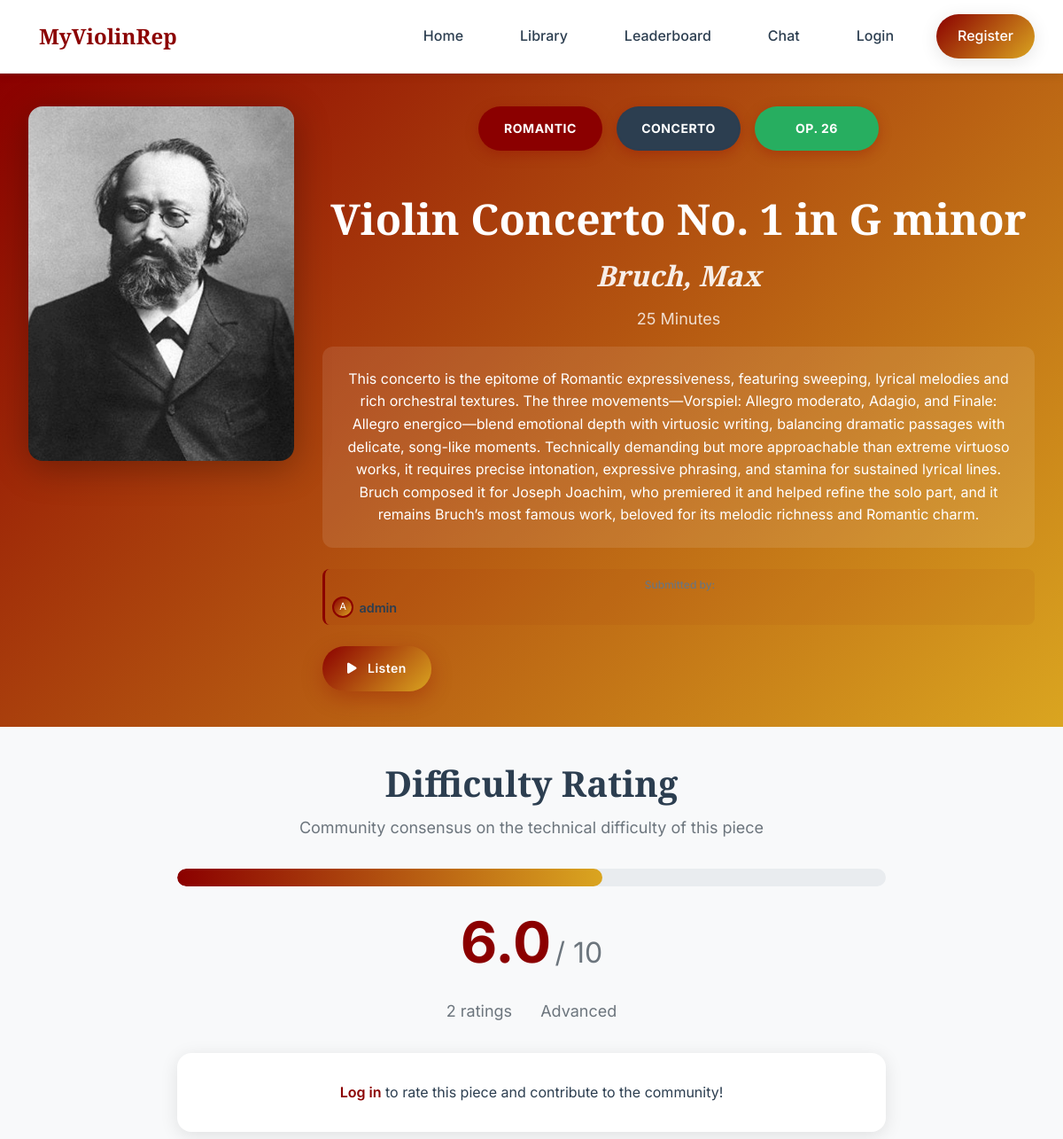
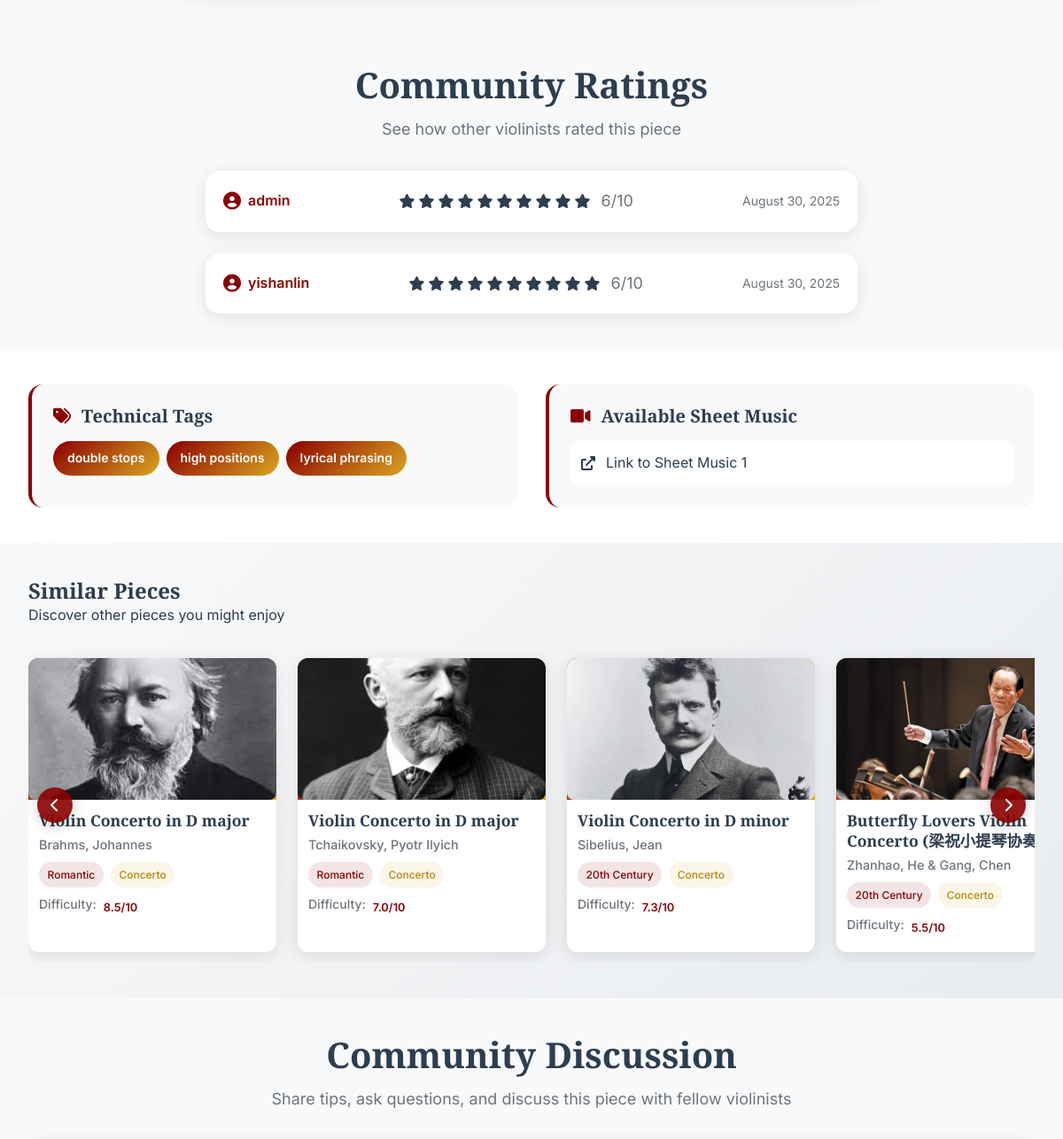
The app's page /piece/1 (upper part), older data (2 pictures, top to bottom).
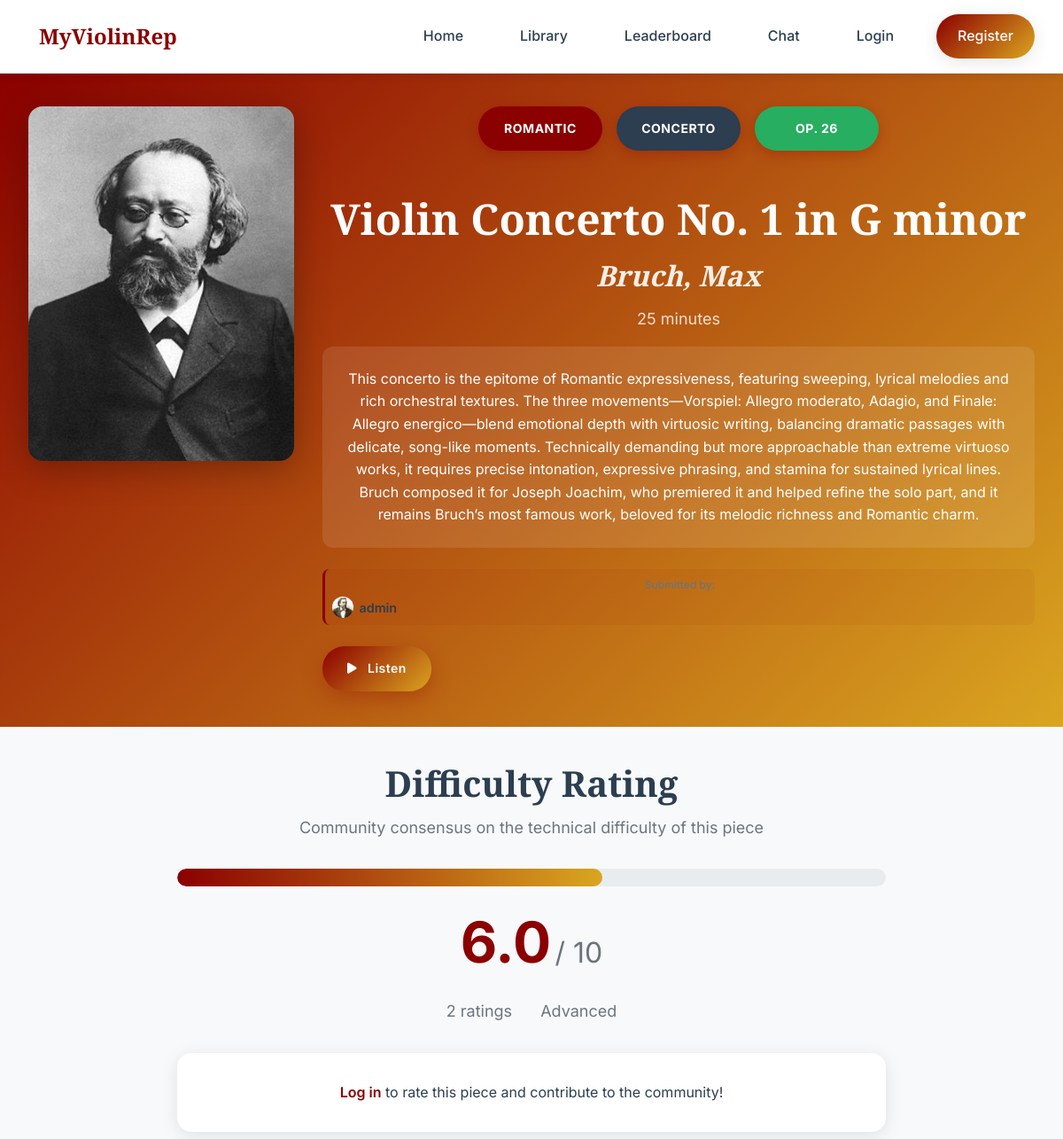
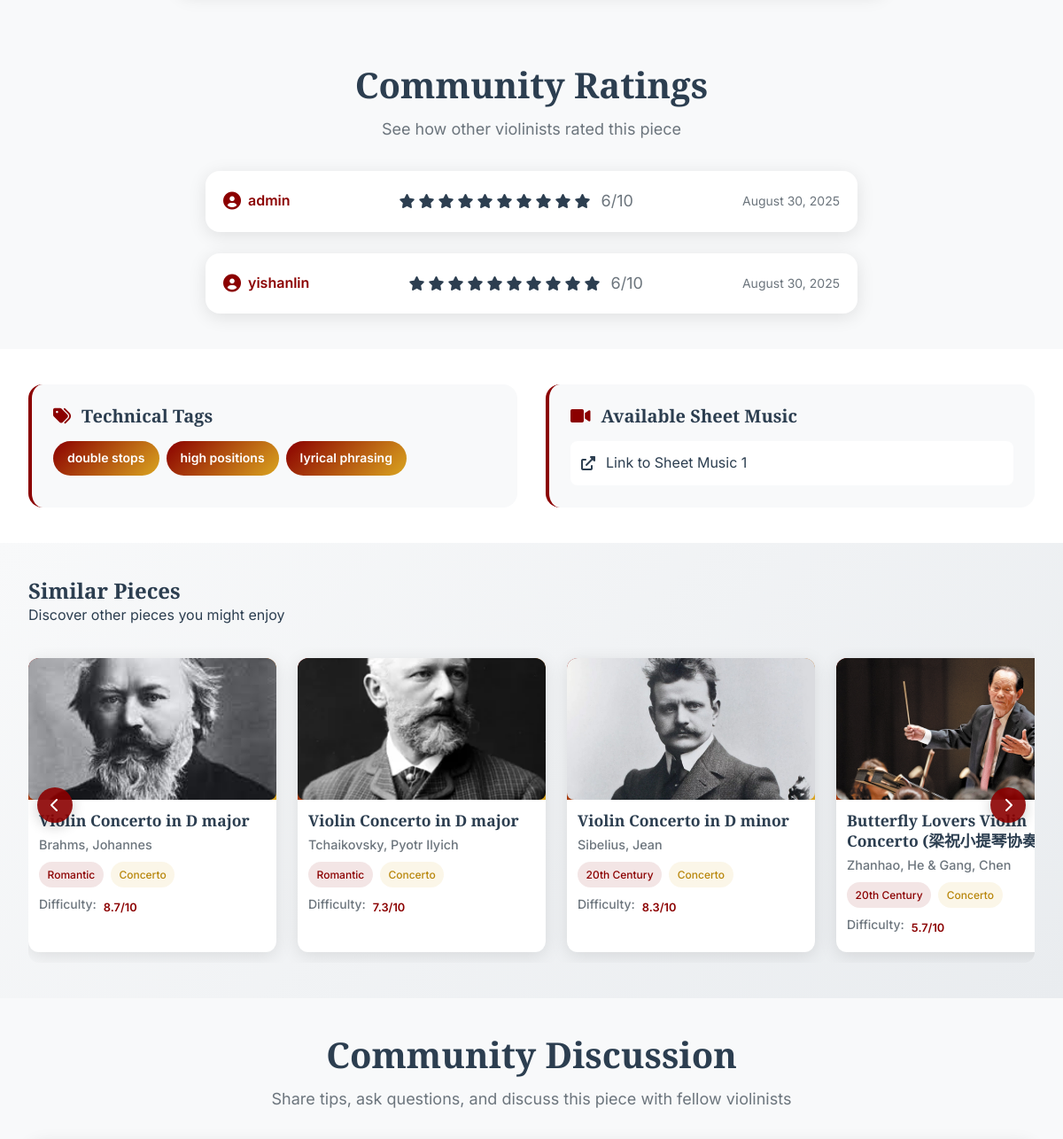
The same page, newer data (2 pictures, top to bottom).
### app.py (models this page shows)
class Piece(db.Model):
    id = db.Column(db.Integer, primary_key=True)
    title = db.Column(db.String(200), nullable=False)
    composer = db.Column(db.String(100), nullable=False)
    era = db.Column(db.String(50), nullable=False)
    genre = db.Column(db.String(100), nullable=False)
    opus = db.Column(db.String(100))
    length = db.Column(db.String(50))
    cover_image = db.Column(db.String(200))
    recording_link = db.Column(db.String(500))
    performance_links = db.Column(db.Text)  # JSON string
    technical_tags = db.Column(db.Text)  # JSON string
    difficulty_avg = db.Column(db.Float, default=0.0)
    total_ratings = db.Column(db.Integer, default=0)
    submitter_id = db.Column(db.Integer, db.ForeignKey('user.id'))
    is_approved = db.Column(db.Boolean, default=False)
    date_added = db.Column(db.DateTime, default=datetime.utcnow)
    description = db.Column(db.Text)
    ratings = db.relationship('Rating', backref='piece', lazy=True)
    comments = db.relationship('Comment', backref='piece', lazy=True)
    favorites = db.relationship('Favorite', backref='piece', lazy=True)

class User(UserMixin, db.Model):
    id = db.Column(db.Integer, primary_key=True)
    username = db.Column(db.String(80), unique=True, nullable=False)
    email = db.Column(db.String(120), unique=True, nullable=False)
    password_hash = db.Column(db.String(120), nullable=False)
    bio = db.Column(db.Text)
    avatar = db.Column(db.String(200))
    country = db.Column(db.String(100))
    currently_practicing = db.Column(db.String(200))
    join_date = db.Column(db.DateTime, default=datetime.utcnow)
    contribution_score = db.Column(db.Integer, default=0)
    forum_score = db.Column(db.Integer, default=0)
    ratings = db.relationship('Rating', backref='user', lazy=True)
    comments = db.relationship('Comment', backref='user', lazy=True)
    submissions = db.relationship('Piece', backref='submitter', lazy=True)
    sent_messages = db.relationship('Message', foreign_keys='Message.sender_id', backref='sender', lazy=True)
    received_messages = db.relationship('Message', foreign_keys='Message.recipient_id', backref='recipient', lazy=True)
    favorites = db.relationship('Favorite', backref='user', lazy=True)

class Rating(db.Model):
    id = db.Column(db.Integer, primary_key=True)
    user_id = db.Column(db.Integer, db.ForeignKey('user.id'), nullable=False)
    piece_id = db.Column(db.Integer, db.ForeignKey('piece.id'), nullable=False)
    difficulty_rating = db.Column(db.Integer, nullable=False)
    date_rated = db.Column(db.DateTime, default=datetime.utcnow)

### app.py (the view)
@app.route('/piece/<int:piece_id>')
def piece_detail(piece_id):
    piece = Piece.query.get_or_404(piece_id)
    comments = Comment.query.filter_by(piece_id=piece_id, parent_id=None).order_by(Comment.date_posted.desc()).all()
    user_rating = None
    comment_likes = {}
    user_likes = {}
    if current_user.is_authenticated:
        user_rating = Rating.query.filter_by(user_id=current_user.id, piece_id=piece_id).first()
        for comment in comments:
            like_count = CommentLike.query.filter_by(comment_id=comment.id).count()
            user_liked = CommentLike.query.filter_by(user_id=current_user.id, comment_id=comment.id).first() is not None
            comment_likes[comment.id] = like_count
            user_likes[comment.id] = user_liked
    else:
        for comment in comments:
            like_count = CommentLike.query.filter_by(comment_id=comment.id).count()
            comment_likes[comment.id] = like_count
            user_likes[comment.id] = False
    similar_pieces = find_similar_pieces(piece)
    return render_template('piece_detail.html',
                         piece=piece,
                         comments=comments,
                         user_rating=user_rating,
                         comment_likes=comment_likes,
                         user_likes=user_likes,
                         similar_pieces=similar_pieces)

### templates/piece_detail.html (shortened to what this page needs)
{% extends "base.html" %}
{% block content %}
<section class="piece-header">
    <div class="container">
        <div class="piece-banner">
            <div class="piece-cover-large">
                {% if piece.cover_image %}
                    <img src="{{ piece.cover_image }}" alt="{{ piece.title }}">
                {% else %}
                    <div class="piece-cover-placeholder-large">
                        <i class="fas fa-music"></i>
                    </div>
                {% endif %}
            </div>
            <div class="piece-info-main">
                <div class="piece-meta-badges">
                    <span class="meta-badge era">{{ piece.era }}</span>
                    <span class="meta-badge genre">{{ piece.genre }}</span>
                    {% if piece.opus %}
                        <span class="meta-badge opus">{{ piece.opus }}</span>
                    {% endif %}
                </div>
                <h1 class="piece-title-large">{{ piece.title }}</h1>
                <h2 class="piece-composer-large">{{ piece.composer }}</h2>
                {% if piece.length %}
                    <p class="piece-length-large">{{ piece.length }}</p>
                {% endif %}
                {% if piece.description %}
                    <div class="piece-description">
                        <p>{{ piece.description }}</p>
                    </div>
                {% endif %}
                <div class="piece-submitter-info">
                    <p class="submitter-label">Submitted by:</p>
                    <div class="submitter-details">
                        {% if piece.submitter %}
                            <a href="{{ url_for('profile', username=piece.submitter.username) }}" class="submitter-link">
                                {% if piece.submitter.avatar %}
                                    <img src="{{ piece.submitter.avatar }}" alt="{{ piece.submitter.username }}" class="submitter-avatar">
                                {% else %}
                                    <div class="submitter-avatar-placeholder" style="width: 24px; height: 24px; font-size: 0.7rem;">
                                        {{ piece.submitter.username[0].upper() }}
                                    </div>
                                {% endif %}
                                <span class="submitter-username">{{ piece.submitter.username }}</span>
                            </a>
                        {% else %}
                            <span class="submitter-unknown">Unknown</span>
                        {% endif %}
                    </div>
                </div>
                <div class="piece-actions-main">
                    {% if piece.recording_link %}
                        <a href="{{ piece.recording_link }}" target="_blank" class="btn btn-primary">
                            <i class="fas fa-play"></i> Listen
                        </a>
                    {% endif %}
                </div>
            </div>
        </div>
    </div>
</section>
<section class="difficulty-section">
    <div class="container">
        <div class="difficulty-container">
            <div class="difficulty-header">
                <h2>Difficulty Rating</h2>
                <p>Community consensus on the technical difficulty of this piece</p>
            </div>
            <div class="difficulty-display-large">
                <div class="difficulty-meter-large">
                    <div class="difficulty-fill-large" style="width: {{ (piece.difficulty_avg / 10) * 100 }}%"></div>
                </div>
                <div class="difficulty-score-large">
                    {% if piece.total_ratings > 0 %}
                        <span class="score-number">{{ "%.1f"|format(piece.difficulty_avg) }}</span>
                        <span class="score-label">/ 10</span>
                    {% else %}
                        <span class="score-number">No ratings yet</span>
                    {% endif %}
                </div>
                <div class="rating-stats">
                    <span class="total-ratings">{{ piece.total_ratings }} ratings</span>
                    {% if piece.total_ratings > 0 %}
                        <span class="difficulty-level">
                            {% if piece.difficulty_avg >= 9 %}
                                Virtuoso
                            {% elif piece.difficulty_avg >= 8 %}
                                Professional
                            {% elif piece.difficulty_avg >= 7 %}
                                Extremely Advanced
                            {% elif piece.difficulty_avg >= 6 %}
                                Advanced
                            {% elif piece.difficulty_avg >= 5 %}
                                Early Advanced
                            {% elif piece.difficulty_avg >= 3 %}
                                Intermediate
                            {% elif piece.difficulty_avg >= 2 %}
                                Developing
                            {% else %}
                                Beginner
                            {% endif %}
                        </span>
                    {% endif %}
                </div>
            </div>
            {% if current_user.is_authenticated %}
                <div class="user-rating-section">
                    <p>Rate this piece:</p>
                    <div class="rating-stars-large">
                        {% for i in range(1, 11) %}
                            <button class="star-btn-large" data-rating="{{ i }}" onclick="ratePiece({{ piece.id }}, {{ i }})">
                                <i class="fas fa-star {% if user_rating and user_rating.difficulty_rating >= i %}filled{% endif %}"></i>
                            </button>
                        {% endfor %}
                    </div>
                    <span class="rating-value">{{ user_rating.difficulty_rating if user_rating else 'Not rated' }}</span>
                </div>
            {% else %}
                <div class="login-prompt">
                    <p><a href="{{ url_for('login') }}">Log in</a> to rate this piece and contribute to the community!</p>
                </div>
            {% endif %}
        </div>
    </div>
</section>
{% if piece.total_ratings > 0 %}
<section class="ratings-history">
    <div class="container">
        <div class="section-header">
            <h2>Community Ratings</h2>
            <p>See how other violinists rated this piece</p>
        </div>
        <div class="ratings-list">
            {% for rating in piece.ratings %}
                <div class="rating-item">
                    <div class="rating-user">
                        <a href="{{ url_for('profile', username=rating.user.username) }}" class="user-link">
                            <i class="fas fa-user-circle"></i>
                            <span class="username">{{ rating.user.username }}</span>
                        </a>
                    </div>
                    <div class="rating-score">
                        <div class="stars-display">
                            {% for i in range(1, 11) %}
                                <i class="fas fa-star {% if rating.difficulty_rating >= i %}filled{% endif %}"></i>
                            {% endfor %}
                        </div>
                        <span class="rating-number">{{ rating.difficulty_rating }}/10</span>
                    </div>
                    <div class="rating-date">
                        {{ rating.date_rated.strftime('%B %d, %Y') }}
                    </div>
                </div>
            {% endfor %}
        </div>
    </div>
</section>
{% endif %}
<section class="technical-info">
    <div class="container">
        <div class="info-grid">
            <div class="info-card">
                <h3><i class="fas fa-tags"></i> Technical Tags</h3>
                <div class="tags-container">
                    {% if piece.technical_tags %}
                        {% set tags = piece.technical_tags|from_json %}
                        {% for tag in tags %}
                            <span class="tech-tag">{{ tag }}</span>
                        {% endfor %}
                    {% else %}
                        <p class="no-tags">No technical tags available</p>
                    {% endif %}
                </div>
            </div>
            {% if piece.performance_links %}
                <div class="info-card">
                    <h3><i class="fas fa-video"></i> Available Sheet Music</h3>
                    <div class="performance-links">
                        {% set links = piece.performance_links|from_json %}
                        {% for link in links %}
                            <a href="{{ link }}" target="_blank" class="performance-link">
                                <i class="fas fa-external-link-alt"></i>
                                <span>Link to Sheet Music {{ loop.index }}</span>
                            </a>
                        {% endfor %}
                    </div>
                </div>
            {% endif %}
        </div>
    </div>
</section>
{% if similar_pieces %}
<section class="similar-pieces-section">
    <div class="container">
        <div class="section-header">
            <h2>Similar Pieces</h2>
            <p>Discover other pieces you might enjoy</p>
        </div>
        <div class="similar-pieces-carousel">
            <div class="carousel-container">
                <div class="carousel-track" id="similar-pieces-carousel">
                    {% for similar_piece in similar_pieces %}
                    <div class="carousel-item">
                        <a href="{{ url_for('piece_detail', piece_id=similar_piece.id) }}" class="similar-piece-link">
                            <div class="similar-piece-cover">
                                {% if similar_piece.cover_image %}
                                    <img src="{{ similar_piece.cover_image }}" alt="{{ similar_piece.title }}" style="width: 100%; height: 100%; object-fit: cover; border-radius: 8px;">
                                {% else %}
                                    <div class="similar-piece-placeholder">
                                        <i class="fas fa-music"></i>
                                    </div>
                                {% endif %}
                            </div>
                            <div class="similar-piece-info">
                                <h4 class="similar-piece-title">{{ similar_piece.title }}</h4>
                                <p class="similar-piece-composer">{{ similar_piece.composer }}</p>
                                <div class="similar-piece-meta">
                                    <span class="similar-piece-era">{{ similar_piece.era }}</span>
                                    <span class="similar-piece-genre">{{ similar_piece.genre }}</span>
                                </div>
                                {% if similar_piece.difficulty_avg %}
                                <div class="similar-piece-difficulty">
                                    <span class="difficulty-label">Difficulty:</span>
                                    <span class="difficulty-score">{{ "%.1f"|format(similar_piece.difficulty_avg) }}/10</span>
                                </div>
                                {% endif %}
                            </div>
                        </a>
                    </div>
                    {% endfor %}
                </div>
            </div>
            <button class="carousel-btn carousel-prev" onclick="scrollSimilarCarousel(1)">
                <i class="fas fa-chevron-left"></i>
            </button>
            <button class="carousel-btn carousel-next" onclick="scrollSimilarCarousel(-1)">
                <i class="fas fa-chevron-right"></i>
            </button>
        </div>
    </div>
</section>
{% endif %}
<section class="community-discussion">
    <div class="container">
        <div class="discussion-header">
            <h2>Community Discussion</h2>
            <p>Share tips, ask questions, and discuss this piece with fellow violinists</p>
        </div>
    </div>
</section>
{% endblock %}

Row changes from the older to the newer data that the page shows:
changed Piece "Violin Concerto No. 1 in G minor": length "25 Minutes" → "25 minutes"
changed User "admin": submitter.avatar: picture added; submitter "A" → (not shown)
changed Piece "Brahms, Johannes": difficulty_avg "8.5" → "8.7"
changed Piece "Tchaikovsky, Pyotr Ilyich": difficulty_avg "7.0" → "7.3"
changed Piece "Violin Concerto in D minor": difficulty_avg "7.3" → "8.3"
changed Piece "Butterfly Lovers": difficulty_avg "5.5" → "5.7"
